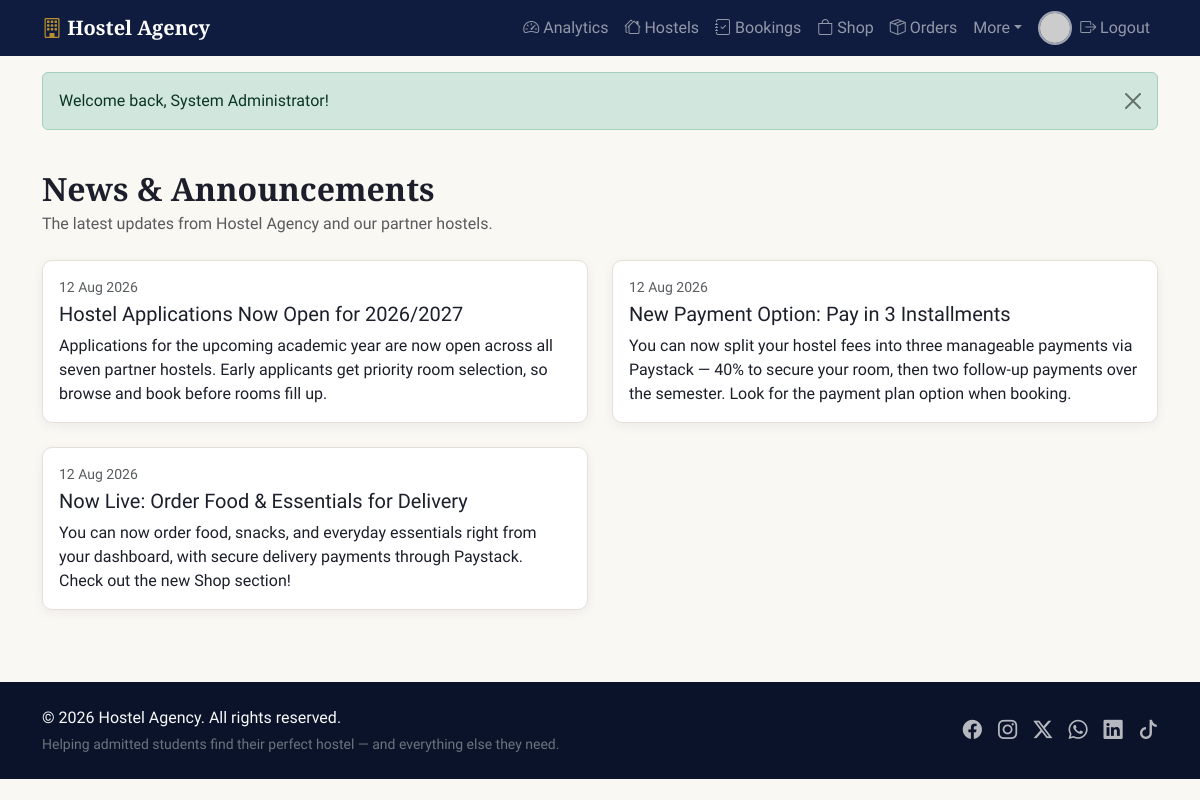
The app's page /news.php (signed in) with its own data.
### tables this page shows
CREATE TABLE `news_posts` (
  `id` int(11) NOT NULL,
  `title` varchar(200) NOT NULL,
  `body` text NOT NULL,
  `image` varchar(255) DEFAULT NULL,
  `is_published` tinyint(1) NOT NULL DEFAULT 1,
  `published_at` timestamp NOT NULL DEFAULT current_timestamp(),
  `created_by` int(11) DEFAULT NULL
);

### includes/functions.php (called while the page is built, shortened)
<?php
function h($str) {
    return htmlspecialchars($str ?? '', ENT_QUOTES, 'UTF-8');
}

### news.php (the view, shortened to what this page needs)
<?php
require_once __DIR__ . '/includes/functions.php';
$posts = $pdo->query("SELECT * FROM news_posts WHERE is_published = 1 ORDER BY published_at DESC")->fetchAll();
require __DIR__ . '/includes/header.php';
?>
<div class="container py-4">
  <h2 class="mb-1">News &amp; Announcements</h2>
  <p class="text-muted mb-4">The latest updates from Hostel Agency and our partner hostels.</p>
  <div class="row g-4">
    <?php foreach ($posts as $p): ?>
      <div class="col-md-6">
        <div class="card news-card h-100">
          <div class="card-body">
            <p class="small text-muted mb-1"><?= date('d M Y', strtotime($p['published_at'])) ?></p>
            <h5 class="card-title"><?= h($p['title']) ?></h5>
            <p class="card-text"><?= nl2br(h($p['body'])) ?></p>
          </div>
        </div>
      </div>
    <?php endforeach; ?>
  </div>
</div>
<?php require __DIR__ . '/includes/footer.php'; ?>

### assets/css/style.css (style rules this page uses)
:root { --navy: #0f1c3f; --navy-dark: #0a1329; --navy-light: #24365f; --gold: #b8912c; --gold-dark: #97731f; --gold-light: #d9b95c; --cream: #faf8f3; --card-bg: #ffffff; --border-subtle: #e5e0d5; --text-dark: #1c1f2b; --text-muted: #6b7280; --bs-body-bg: var(--cream); --bs-body-color: var(--text-dark); --bs-border-color: var(--border-subtle); --bs-primary: var(--navy); --bs-primary-rgb: 15, 28, 63; --bs-warning: var(--gold); --bs-warning-rgb: 184, 145, 44; --bs-link-color: var(--navy); --bs-link-hover-color: var(--gold-dark); }
body { background-color: var(--cream); font-family: 'Source Sans 3', 'Segoe UI', Roboto, Arial, sans-serif; color: var(--text-dark); }
h1, h2, h3, h4, .navbar-brand { font-family: 'Playfair Display', Georgia, 'Times New Roman', serif; font-weight: 700; }
.news-card { border: 1px solid var(--border-subtle); border-radius: 10px; overflow: hidden; background: var(--card-bg); box-shadow: 0 3px 12px rgba(15,28,63,.06); }

### records on screen
news_posts: published_at "12 Aug 2026", title "Hostel Applications Now Open for 2026/2027", body "Applications for the upcoming academic year are now open across all seven partner hostels. Early applicants get priority room selection, so browse and book before rooms fill up."
news_posts: published_at "12 Aug 2026", title "New Payment Option: Pay in 3 Installments", body "You can now split your hostel fees into three manageable payments via Paystack — 40% to secure your room, then two follow-up payments over the semester. Look for the payment plan option when booking."
news_posts: published_at "12 Aug 2026", title "Now Live: Order Food & Essentials for Delivery", body "You can now order food, snacks, and everyday essentials right from your dashboard, with secure delivery payments through Paystack. Check out the new Shop section!"

### other values on screen
$flash['message'] "Welcome back, System Administrator!"
